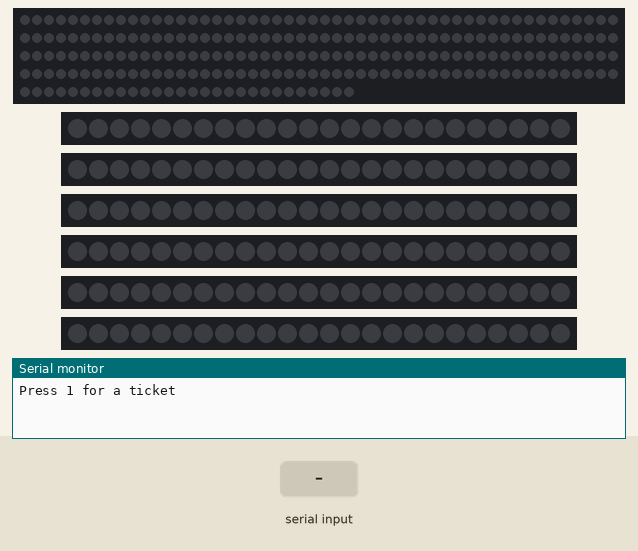
A sketch run on a simulated Arduino Uno, built with avr-gcc and run on an emulated ATmega328P. Shown: 228 RGB LEDs in strip order, left to right, continuing on the next row, 6 × 24 RGB LEDs in strip order, left to right, the last lines printed to the serial monitor. The inputs (shaded band) are chosen by the test bench.

Above: at 4.2 s.
4.3 s: "1\n" received over Serial
At 35.63 s:
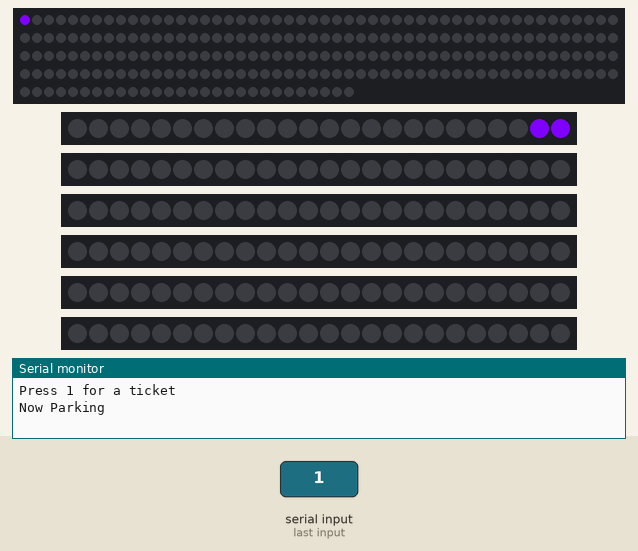
At 36.04 s:
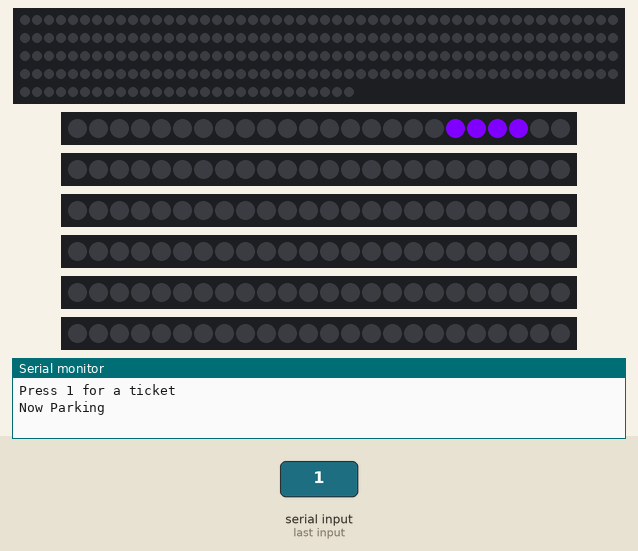

The sketch:

LED_strip_with_idle_test.ino
```cpp
#include <FastLED.h>

#if FASTLED_VERSION < 3001000
#error "Requires FastLED 3.1 or later; check github for latest code."
#endif

#define LED_PIN     2
#define PARK1_PIN   3
#define PARK2_PIN   4
#define PARK3_PIN   5
#define PARK4_PIN   6
#define PARK5_PIN   7
#define PARK6_PIN   8
#define NUM_LEDS    228
#define PARK1_LEDS   24
#define PARK2_LEDS   24
#define PARK3_LEDS   24
#define PARK4_LEDS   24
#define PARK5_LEDS   24
#define PARK6_LEDS   24
#define BRIGHTNESS  64            //max is 255
#define LED_TYPE    WS2812B
#define COLOR_ORDER GRB

uint8_t max_bright = 255;                                     // Overall brightness definition. It can be changed on the fly.
int NewCustomer = 0;

struct CRGB leds[NUM_LEDS];
struct CRGB park1[PARK1_LEDS];
struct CRGB park2[PARK2_LEDS];
struct CRGB park3[PARK3_LEDS];
struct CRGB park4[PARK4_LEDS];
struct CRGB park5[PARK5_LEDS];
struct CRGB park6[PARK6_LEDS];

void Park();

void Space1();
void Space2();
void Space3();
void Space4();
void Space5();
void Space6();

void Space1return();
void Space2return();
void Space3return();
void Space4return();
void Space5return();
void Space6return();

void setup(){
  delay(3000);
  Serial.begin(9600);
  while(!Serial){}

  LEDS.addLeds<LED_TYPE, LED_PIN, COLOR_ORDER>(leds, NUM_LEDS);
  LEDS.addLeds<LED_TYPE, PARK1_PIN, COLOR_ORDER>(park1, PARK1_LEDS);
  LEDS.addLeds<LED_TYPE, PARK2_PIN, COLOR_ORDER>(park2, PARK2_LEDS);
  LEDS.addLeds<LED_TYPE, PARK3_PIN, COLOR_ORDER>(park3, PARK3_LEDS);
  LEDS.addLeds<LED_TYPE, PARK4_PIN, COLOR_ORDER>(park4, PARK4_LEDS);
  LEDS.addLeds<LED_TYPE, PARK5_PIN, COLOR_ORDER>(park5, PARK5_LEDS);
  LEDS.addLeds<LED_TYPE, PARK6_PIN, COLOR_ORDER>(park6, PARK6_LEDS);

  FastLED.setBrightness(max_bright);
  set_max_power_in_volts_and_milliamps(5, 1000);              // FastLED 2.1 Power management set at 5V, 500mA
}

void loop(){
  Serial.println("Press 1 for a ticket");

  while(Serial.available()==0){
    rainbow_march(200, 10);
    FastLED.show();
    }
  NewCustomer = Serial.parseInt();
  if (NewCustomer == 1){
    FastLED.clear();
    Park();
    Space1();
    Space2();
    Space3();
    Space4();
    Space5();
    Space6();
    }
 }


void rainbow_march(uint8_t thisdelay, uint8_t deltahue) {     // The fill_rainbow call doesn't support brightness levels.

  uint8_t thishue = millis()*(255-thisdelay)/255;             // To change the rate, add a beat or something to the result. 'thisdelay' must be a fixed value.

// thishue = beat8(50);                                       // This uses a FastLED sawtooth generator. Again, the '50' should not change on the fly.
// thishue = beatsin8(50,0,255);                              // This can change speeds on the fly. You can also add these to each other.

  fill_rainbow(leds, NUM_LEDS, thishue, deltahue);            // Use FastLED's fill_rainbow routine.
  fill_rainbow(park1, PARK1_LEDS, thishue, deltahue);            // Use FastLED's fill_rainbow routine.
  fill_rainbow(park2, PARK2_LEDS, thishue, deltahue);            // Use FastLED's fill_rainbow routine.
  fill_rainbow(park3, PARK3_LEDS, thishue, deltahue);            // Use FastLED's fill_rainbow routine.
  fill_rainbow(park4, PARK4_LEDS, thishue, deltahue);            // Use FastLED's fill_rainbow routine.
  fill_rainbow(park5, PARK5_LEDS, thishue, deltahue);            // Use FastLED's fill_rainbow routine.
  fill_rainbow(park6, PARK6_LEDS, thishue, deltahue);            // Use FastLED's fill_rainbow routine.

}

void Park(){
   for(int i = 0; i < NUM_LEDS; i++){
    leds[i].setRGB(255,255,255);
     if (i>=6){
      leds[i-6].setRGB(0, 0, 0);
    }
    FastLED[0].showLeds(BRIGHTNESS);
    FastLED.delay(125);
  }
  Serial.println("Now Parking");
  FastLED.delay(500);
  FastLED[0].clearLedData();
}
void Space1(){
  for(int x = PARK1_LEDS; x >= 1; x--){
    if(x<=20){
      park1[x+4].setRGB(0, 0, 0);
    }
    park1[x].setRGB(127,0,255);
    FastLED[1].showLeds(BRIGHTNESS);
    FastLED.delay(100);
  }
  FastLED.delay(500);
  FastLED[1].clearLedData();
}

void Space2(){
  for(int j = PARK2_LEDS; j >= 1; j--){
    if(j<=20){
      park2[j+4].setRGB(0, 0, 0);
    }
    park2[j].setRGB(127,0,255);
    FastLED[2].showLeds(BRIGHTNESS);
    FastLED.delay(100);
  }
  FastLED.delay(500);
  FastLED[2].clearLedData();
}

void Space3(){
  for(int x = PARK3_LEDS; x <= 1; x--){
    if(x<=20){
      park3[x+4].setRGB(0, 0, 0);
    }
    park3[x].setRGB(127,0,255);
    FastLED[3].showLeds(BRIGHTNESS);
    FastLED.delay(100);
  }
  FastLED.delay(500);
  FastLED[3].clearLedData();
}

void Space4(){
  for(int x = PARK4_LEDS; x <= 1 ; x--){
    if(x<=20){
      park4[x+4].setRGB(0, 0, 0);
    }
    park4[x].setRGB(127,0,255);
    FastLED[4].showLeds(BRIGHTNESS);
    FastLED.delay(100);
  }
  FastLED.delay(500);
  FastLED[4].clearLedData();
}

void Space5(){
  for(int x = PARK5_LEDS; x <= 1 ; x--){
    if(x<=20){
      park5[x+4].setRGB(0, 0, 0);
    }
    park5[x].setRGB(127,0,255);
    FastLED[5].showLeds(BRIGHTNESS);
    FastLED.delay(100);
  }
  FastLED.delay(500);
  FastLED[5].clearLedData();
}

void Space6(){
  for(int x = PARK6_LEDS; x <= 1; x--){
    if(x<=20){
      park6[x+4].setRGB(0, 0, 0);
    }
    park6[x].setRGB(127,0,255);
    FastLED[6].showLeds(BRIGHTNESS);
    FastLED.delay(100);
  }
  FastLED.delay(500);
  FastLED[6].clearLedData();
}

/////////////////////////////////////

void Space1return(){
  for(int x = 0; x < PARK1_LEDS; x++){
    if(x>=4){
      park1[x-4].setRGB(0, 0, 0);
    }
    park1[x].setRGB(127,0,255);
    FastLED[1].showLeds(BRIGHTNESS);
    FastLED.delay(100);
  }
  FastLED.delay(500);
  FastLED[1].clearLedData();
}

void Space2return(){
  for(int j = 0; j < PARK2_LEDS; j++){
    if(j>=4){
      park2[j-4].setRGB(0, 0, 0);
    }
    park2[j].setRGB(127,0,255);
    FastLED[2].showLeds(BRIGHTNESS);
    FastLED.delay(100);
  }
  FastLED.delay(500);
  FastLED[2].clearLedData();
}

void Space3return(){
  for(int x = 0; x < PARK3_LEDS; x++){
    if(x>=4){
      park3[x-4].setRGB(0, 0, 0);
    }
    park3[x].setRGB(127,0,255);
    FastLED[3].showLeds(BRIGHTNESS);
    FastLED.delay(100);
  }
  FastLED.delay(500);
  FastLED[3].clearLedData();
}

void Space4return(){
  for(int x = 0; x < PARK4_LEDS; x++){
    if(x>=4){
      park4[x-4].setRGB(0, 0, 0);
    }
    park4[x].setRGB(127,0,255);
    FastLED[4].showLeds(BRIGHTNESS);
    FastLED.delay(100);
  }
  FastLED.delay(500);
  FastLED[4].clearLedData();
}

void Space5return(){
  for(int x = 0; x < PARK5_LEDS; x++){
    if(x>=4){
      park5[x-4].setRGB(0, 0, 0);
    }
    park5[x].setRGB(127,0,255);
    FastLED[5].showLeds(BRIGHTNESS);
    FastLED.delay(100);
  }
  FastLED.delay(500);
  FastLED[5].clearLedData();
}

void Space6return(){
  for(int x = 0; x < PARK6_LEDS; x++){
    if(x>=4){
      park6[x-4].setRGB(0, 0, 0);
    }
    park6[x].setRGB(127,0,255);
    FastLED[6].showLeds(BRIGHTNESS);
    FastLED.delay(100);
  }
  FastLED.delay(500);
  FastLED[6].clearLedData();
}
```

Measured:
- after the input at 4.3 s, the LEDs: first change at once (image 1 shows a later state)
